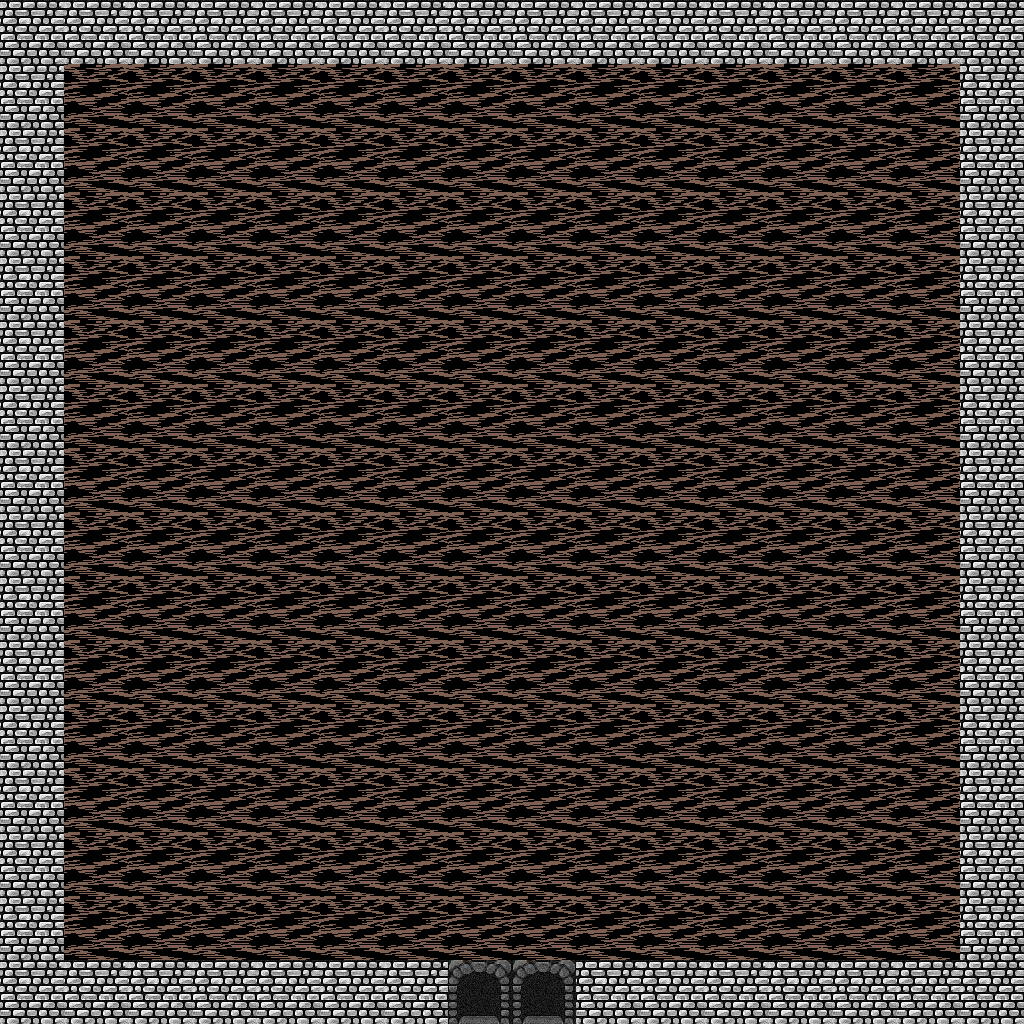

A 2D game scene composited from a Tiled map and its tileset images. What follows is a short description and the map's XML, with each tile layer's data collapsed to a summary:
An orthogonal 16x16 tile map with 64x64 px tiles, 2 tile layers (Ground, Walls), 3 tilesets and 17 objects (2x NORTH, 2x WEST, 2x SOUTH, 2x EAST).

<map version="1.0" orientation="orthogonal" renderorder="right-down" width="16" height="16" tilewidth="64" tileheight="64">
 <properties>
  <property name="ExitPoints" value="S" />
 </properties>
 <tileset firstgid="1" name="simpletiles" tilewidth="64" tileheight="64" spacing="1">
  <image source="simpletiles.png" width="130" height="130" />
 </tileset>
 <tileset firstgid="5" name="cavefloor" tilewidth="64" tileheight="64">
  <image source="cavefloor.png" width="196" height="196" />
 </tileset>
 <tileset firstgid="14" name="tiles64" tilewidth="64" tileheight="64">
  <image source="tiles64.png" width="768" height="320" />
 </tileset>
 <layer name="Ground" width="16" height="16">
  <data>[256 cells, 218 non-empty, 2 distinct tile ids]</data>
 </layer>
 <layer name="Walls" width="16" height="16">
  <data>[256 cells, 60 non-empty, 2 distinct tile ids]</data>
 </layer>
 <objectgroup name="collisionObjects">
  <object x="0" y="0" width="448" height="64" />
  <object x="995" y="345" height="1" />
  <object x="960" y="64" width="64" height="384" />
  <object x="0" y="64" width="64" height="384" />
  <object x="0" y="576" width="64" height="384" />
  <object x="960" y="576" width="64" height="384" />
  <object x="576" y="0" width="448" height="64" />
  <object x="0" y="960" width="448" height="64" />
  <object x="576" y="960" width="448" height="64" />
 </objectgroup>
 <objectgroup name="portalObjects">
  <object type="NORTH" x="448" y="0" width="128" height="64" />
  <object type="WEST" x="0" y="448" width="64" height="128" />
  <object type="SOUTH" x="448" y="960" width="128" height="64" />
  <object type="EAST" x="960" y="448" width="64" height="128" />
 </objectgroup>
 <objectgroup name="spawnPoints">
  <object type="WEST" x="130" y="514" />
  <object type="EAST" x="880" y="502" width="12" height="17" />
  <object type="SOUTH" x="514" y="935" />
  <object type="NORTH" x="509" y="131" />
 </objectgroup>
</map>
